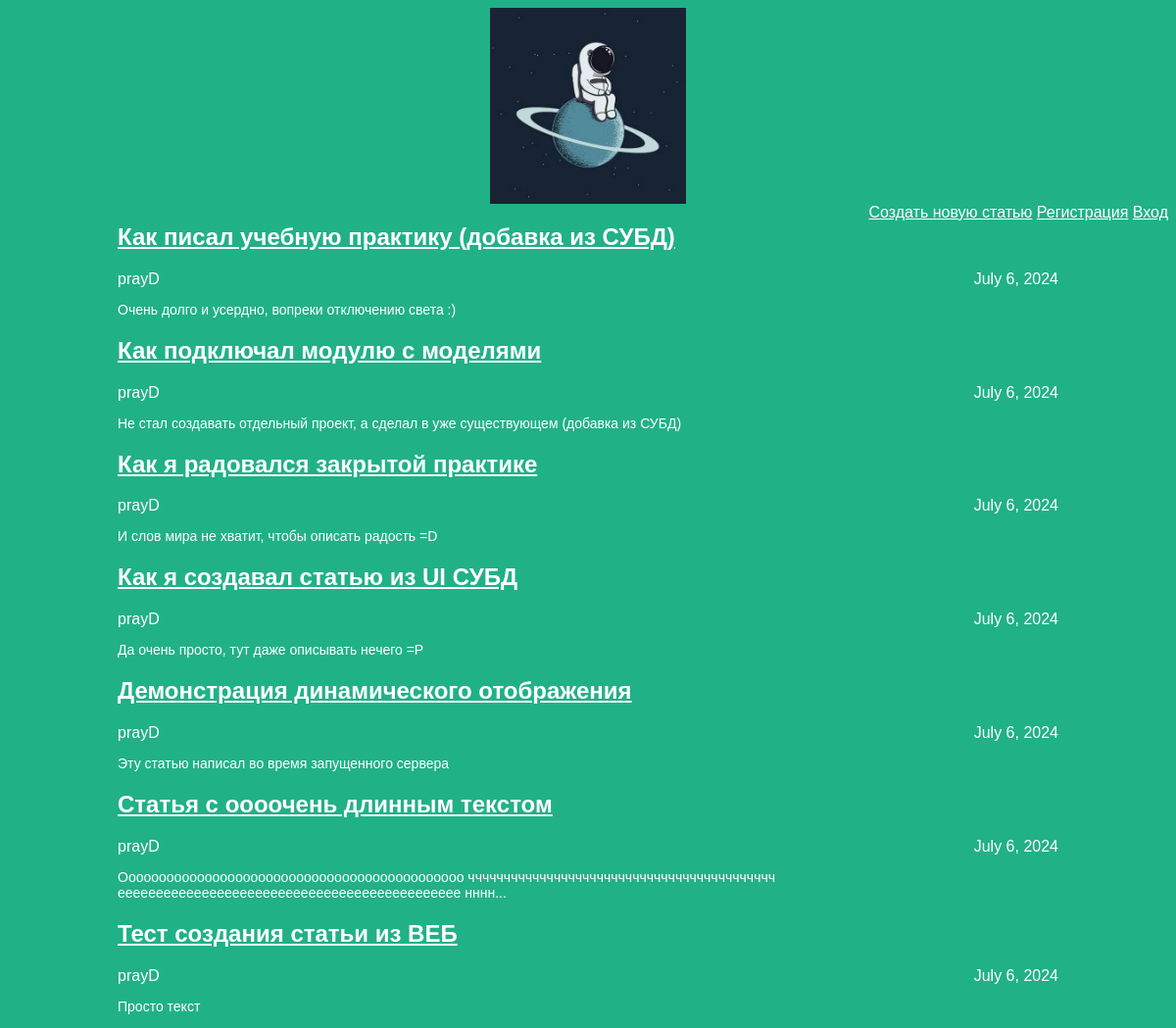
Before: /archive/ with the older database file.
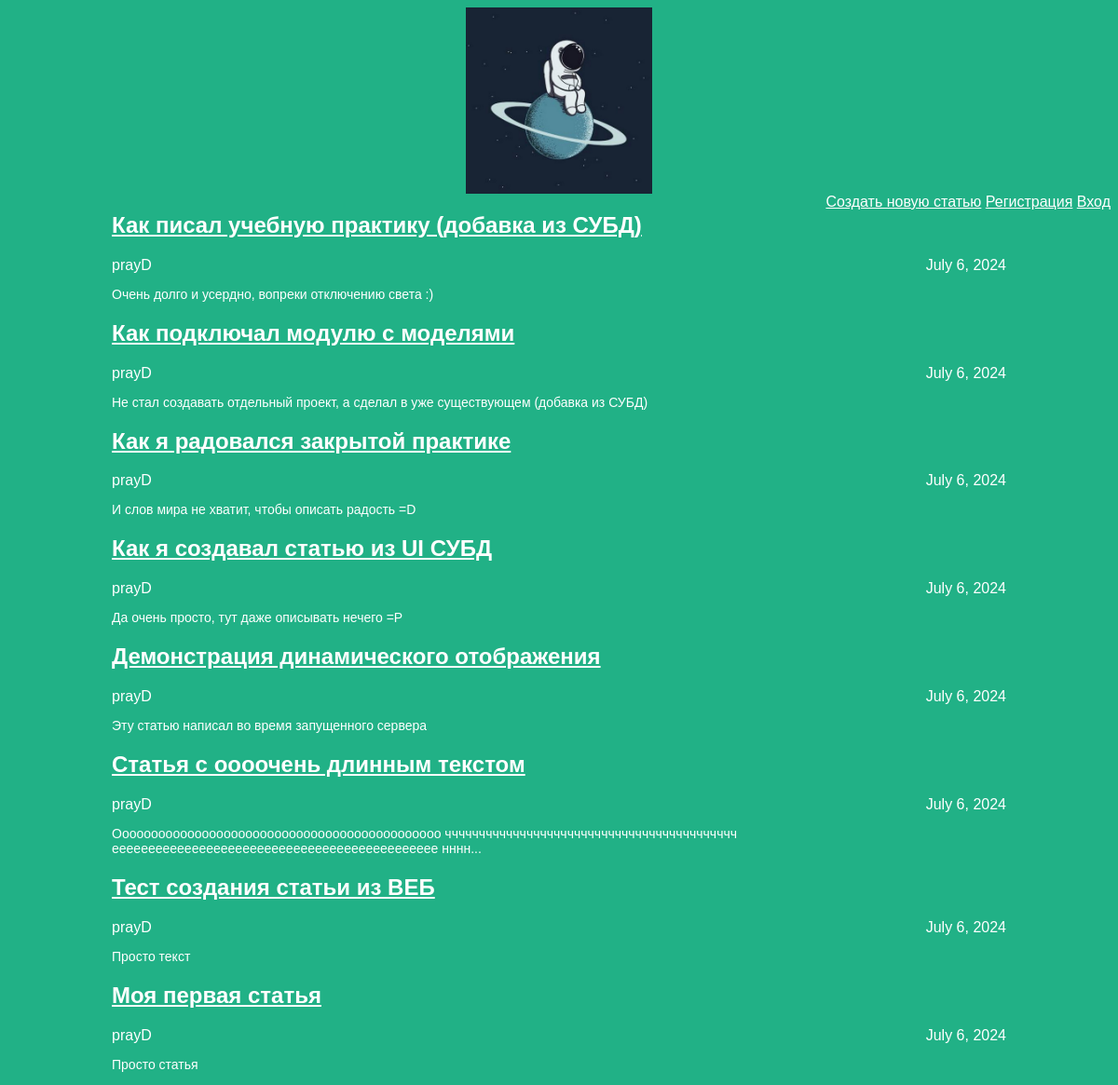
After: the same page with the newer database file.
### articles/models.py (models this page shows, shortened)
class Article(models.Model):
    title = models.CharField(max_length=200)
    author = models.ForeignKey(User, on_delete=models.CASCADE)
    text = models.TextField()
    created_date = models.DateField(auto_now_add=True)
    def get_excerpt(self):
        return self.text[:140] + "..." if len(self.text) > 140 else self.text

### flatpages/views.py (the view)
# urls.py: path('archive/',views.archive, name='archive'),
def archive(request):
    return render(request, 'archive.html', {"posts": Article.objects.all()})

### articles/templates/archive.html (shortened to what this page needs)
<!DOCTYPE html>
<html>
<head>
    <link rel="stylesheet" href="{{ STATIC_URL }}/static/css/article.css">
</head>
<body>
    <div class="header">
        <img class="archive_img" src="{{ STATIC_URL }}/static/images/lonely_spaceman.jpg" alt="Одинокий космонавт">
        <div class="header_func">
            <a href="/article/new">Создать новую статью</a>
            <a href="/register">Регистрация</a>
            <a href="/auth">Вход</a>
        </div>
    </div>
    <div class="archive">
        {% for post in posts %}
            <div class="one-post">
                <h2 class="post-title">
                    <a href = "/article/{{post.id}}">
                        {{ post.title }}
                    </a>
                </h2>
                <div class="article-info">
                <div class="article-author">{{ post.author.username }}</div>
                <div class="article-created-date">{{ post.created_date }}</div>
            </div>
            <p class="article-text">{{ post.get_excerpt }}</p>
            </div>
        {% endfor %}
    </div>
</body>
</html>

Changed rows visible on the page:
added Article: title "Моя первая статья", author.username "prayD", created_date "July 6, 2024", get_excerpt "Просто статья"
